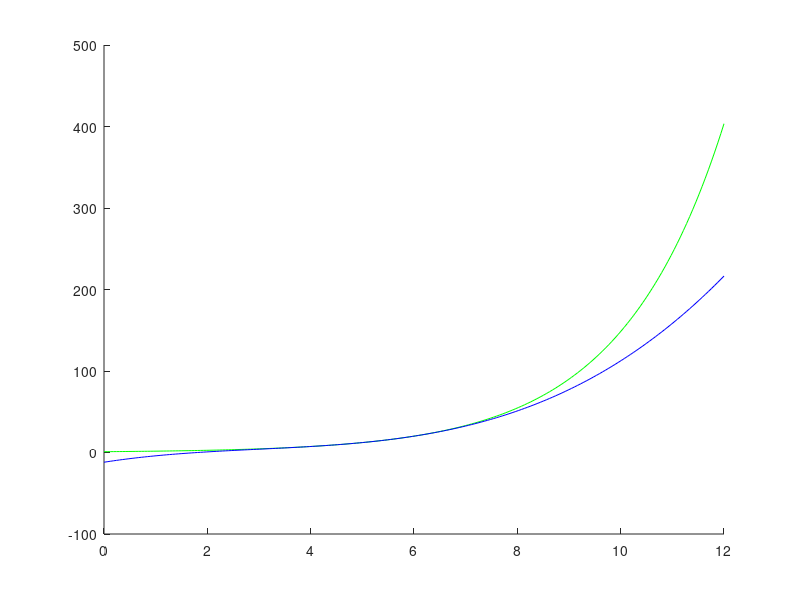

This figure's MATLAB source: (Note: this script raises an error after producing the figure.)
% Define vector of x-values used for plotting
xvec = linspace(0,12,200);

% Part (b)
% Define true function
u = @(x) exp(x/2);
uvec = u(xvec);
% Define Taylor polynomial approximation
% Complete the code below
T4 = @(x) exp(5/2)+ exp(5/2)*(x-5)/2+exp(5/2)*((x-5).^2)/8+exp(5/2)*((x-5).^3)/48;
TaylorApprox = T4(xvec);
% Plot true function u along with the two approximations
figure
hold on
plot(xvec,uvec,'g')
plot(xvec,TaylorApprox,'b')
% Define Lagrange polynomial interpolant
P4 = @(x) [complete here]; 
LagrangeApprox = P4(xvec);
plot(xvec,LagrangeApprox,'r')
hold off

% Part (d)
% Define Taylor approximation error estimate
ET4 = @(x) [complete here]; 
TaylorErrorEstimate = ET4(xvec);
% Define Lagrange interpolation error estimate
EP4 = @(x) [complete here];
LagrangeErrorEstimate = EP4(xvec);
% Plot logs of error estimates
figure
hold on
plot(xvec,log(TaylorErrorEstimate),'b-.')
plot(xvec,log(LagrangeErrorEstimate),'r-.')
hold off

% Part (e)
% Plot logs of error estimates (again) and logs of actual errors
TaylorErrorActual = [complete here];
LagrangeErrorActual = [complete here];
figure
hold on
plot(xvec,log(TaylorErrorEstimate),'b-.')
plot(xvec,log(LagrangeErrorEstimate),'r-.')
plot(xvec,log(TaylorErrorActual),'b')
plot(xvec,log(LagrangeErrorActual),'r')
hold off
% Compute error ratios
TaylorRatio = [complete here]
LagrangeRatio = [complete here]
